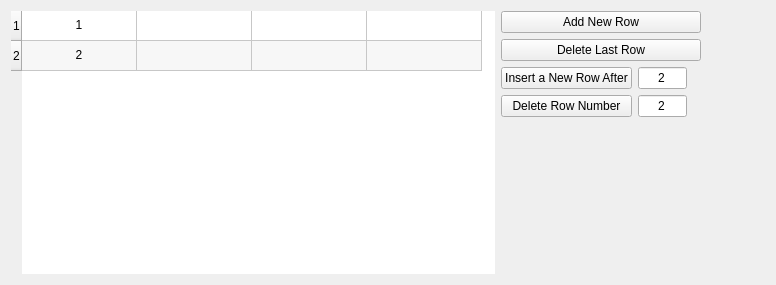
      <widget class="QWidget" name="Joints_tab">
       <attribute name="title">
        <string>Joints</string>
       </attribute>
       <layout class="QHBoxLayout" name="horizontalLayout">
        <item>
         <widget class="QTableWidget" name="Joints_table">
          <property name="minimumSize">
           <size>
            <width>481</width>
            <height>263</height>
           </size>
          </property>
          <property name="layoutDirection">
           <enum>Qt::LeftToRight</enum>
          </property>
          <property name="autoFillBackground">
           <bool>true</bool>
          </property>
          <property name="inputMethodHints">
           <set>Qt::ImhNone</set>
          </property>
          <property name="frameShape">
           <enum>QFrame::NoFrame</enum>
          </property>
          <property name="frameShadow">
           <enum>QFrame::Raised</enum>
          </property>
          <property name="lineWidth">
           <number>3</number>
          </property>
          <property name="midLineWidth">
           <number>13</number>
          </property>
          <property name="sizeAdjustPolicy">
           <enum>QAbstractScrollArea::AdjustToContents</enum>
          </property>
          <property name="autoScroll">
           <bool>true</bool>
          </property>
          <property name="editTriggers">
           <set>QAbstractItemView::AllEditTriggers</set>
          </property>
          <property name="dragEnabled">
           <bool>true</bool>
          </property>
          <property name="dragDropMode">
           <enum>QAbstractItemView::DragDrop</enum>
          </property>
          <property name="alternatingRowColors">
           <bool>true</bool>
          </property>
          <property name="selectionMode">
           <enum>QAbstractItemView::ExtendedSelection</enum>
          </property>
          <property name="showGrid">
           <bool>true</bool>
          </property>
          <property name="gridStyle">
           <enum>Qt::SolidLine</enum>
          </property>
          <property name="cornerButtonEnabled">
           <bool>true</bool>
          </property>
          <attribute name="horizontalHeaderVisible">
           <bool>false</bool>
          </attribute>
          <attribute name="horizontalHeaderCascadingSectionResizes">
           <bool>false</bool>
          </attribute>
          <attribute name="horizontalHeaderDefaultSectionSize">
           <number>115</number>
          </attribute>
          <attribute name="horizontalHeaderShowSortIndicator" stdset="0">
           <bool>false</bool>
          </attribute>
          <attribute name="horizontalHeaderStretchLastSection">
           <bool>false</bool>
          </attribute>
          <attribute name="verticalHeaderShowSortIndicator" stdset="0">
           <bool>false</bool>
          </attribute>
          <attribute name="verticalHeaderStretchLastSection">
           <bool>false</bool>
          </attribute>
          <row>
           <property name="text">
            <string>1</string>
           </property>
          </row>
          <row>
           <property name="text">
            <string>2</string>
           </property>
          </row>
          <column>
           <property name="text">
            <string>Joint #</string>
           </property>
           <property name="font">
            <font>
             <weight>75</weight>
             <bold>true</bold>
            </font>
           </property>
          </column>
          <column>
           <property name="text">
            <string>X</string>
           </property>
           <property name="font">
            <font>
             <weight>75</weight>
             <bold>true</bold>
            </font>
           </property>
          </column>
          <column>
           <property name="text">
            <string>Y</string>
           </property>
           <property name="font">
            <font>
             <weight>75</weight>
             <bold>true</bold>
            </font>
           </property>
          </column>
          <column>
           <property name="text">
            <string>Z</string>
           </property>
           <property name="font">
            <font>
             <weight>75</weight>
             <bold>true</bold>
            </font>
           </property>
          </column>
          <item row="0" column="0">
           <property name="text">
            <string extracomment="Enter Node Number">1</string>
           </property>
           <property name="textAlignment">
            <set>AlignCenter</set>
           </property>
           <property name="background">
            <brush brushstyle="NoBrush">
             <color alpha="255">
              <red>0</red>
              <green>0</green>
              <blue>0</blue>
             </color>
            </brush>
           </property>
          </item>
          <item row="1" column="0">
           <property name="text">
            <string>2</string>
           </property>
           <property name="textAlignment">
            <set>AlignCenter</set>
           </property>
          </item>
         </widget>
        </item>
        <item>
         <layout class="QVBoxLayout" name="verticalLayout">
          <item>
           <widget class="QPushButton" name="Add_new_row_joint">
            <property name="maximumSize">
             <size>
              <width>200</width>
              <height>16777215</height>
             </size>
            </property>
            <property name="text">
             <string>Add New Row</string>
            </property>
           </widget>
          </item>
          <item>
           <widget class="QPushButton" name="Delete_last_row_Joint">
            <property name="minimumSize">
             <size>
              <width>0</width>
              <height>0</height>
             </size>
            </property>
            <property name="maximumSize">
             <size>
              <width>200</width>
              <height>16777215</height>
             </size>
            </property>
            <property name="text">
             <string>Delete Last Row</string>
            </property>
           </widget>
          </item>
          <item>
           <layout class="QGridLayout" name="gridLayout_5">
            <item row="1" column="1">
             <widget class="QLineEdit" name="Insert_row_number_Joint_2">
              <property name="maximumSize">
               <size>
                <width>50</width>
                <height>16777215</height>
               </size>
              </property>
              <property name="text">
               <string>2</string>
              </property>
              <property name="alignment">
               <set>Qt::AlignCenter</set>
              </property>
             </widget>
            </item>
            <item row="0" column="0">
             <widget class="QPushButton" name="Insert_row_button_Joint">
              <property name="enabled">
               <bool>true</bool>
              </property>
              <property name="maximumSize">
               <size>
                <width>150</width>
                <height>16777215</height>
               </size>
              </property>
              <property name="text">
               <string>Insert a New Row After</string>
              </property>
             </widget>
            </item>
            <item row="0" column="1">
             <widget class="QLineEdit" name="Insert_row_number_Joint">
              <property name="maximumSize">
               <size>
                <width>50</width>
                <height>16777215</height>
               </size>
              </property>
              <property name="layoutDirection">
               <enum>Qt::LeftToRight</enum>
              </property>
              <property name="text">
               <string>2</string>
              </property>
              <property name="alignment">
               <set>Qt::AlignCenter</set>
              </property>
             </widget>
            </item>
            <item row="1" column="0">
             <widget class="QPushButton" name="Delete_row_button_Joint">
              <property name="maximumSize">
               <size>
                <width>150</width>
                <height>16777215</height>
               </size>
              </property>
              <property name="text">
               <string>Delete Row Number</string>
              </property>
             </widget>
            </item>
            <item row="0" column="2">
             <spacer name="horizontalSpacer_4">
              <property name="orientation">
               <enum>Qt::Horizontal</enum>
              </property>
              <property name="sizeHint" stdset="0">
               <size>
                <width>40</width>
                <height>20</height>
               </size>
              </property>
             </spacer>
            </item>
           </layout>
          </item>
          <item>
           <spacer name="verticalSpacer">
            <property name="orientation">
             <enum>Qt::Vertical</enum>
            </property>
            <property name="sizeHint" stdset="0">
             <size>
              <width>20</width>
              <height>40</height>
             </size>
            </property>
           </spacer>
          </item>
         </layout>
        </item>
        <item>
         <spacer name="horizontalSpacer">
          <property name="orientation">
           <enum>Qt::Horizontal</enum>
          </property>
          <property name="sizeHint" stdset="0">
           <size>
            <width>40</width>
            <height>20</height>
           </size>
          </property>
         </spacer>
        </item>
       </layout>
      </widget>
